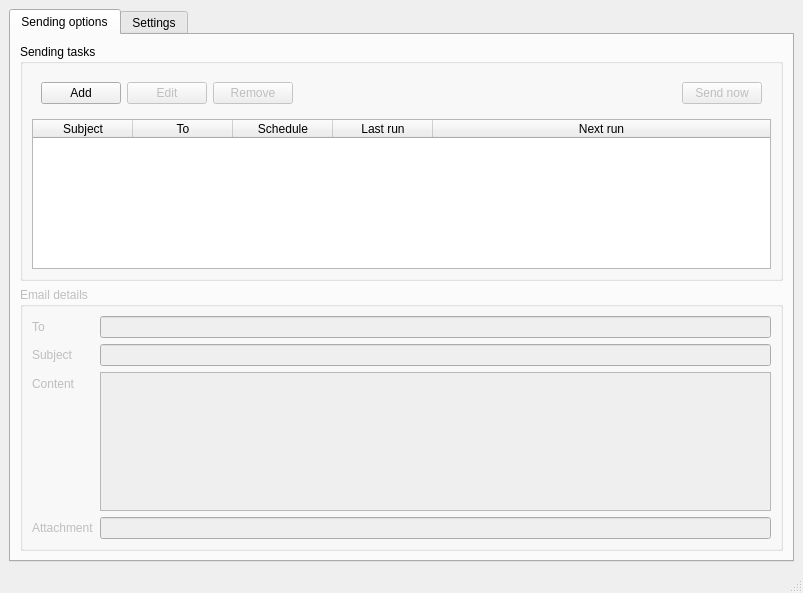
<?xml version="1.0" encoding="UTF-8"?>
<ui version="4.0">
 <class>MainWindow</class>
 <widget class="QMainWindow" name="MainWindow">
  <property name="geometry">
   <rect>
    <x>0</x>
    <y>0</y>
    <width>803</width>
    <height>593</height>
   </rect>
  </property>
  <property name="windowTitle">
   <string>Periodical Email Sender</string>
  </property>
  <widget class="QWidget" name="centralwidget">
   <layout class="QVBoxLayout" name="verticalLayout_4">
    <item>
     <widget class="QTabWidget" name="tabWidget">
      <property name="currentIndex">
       <number>0</number>
      </property>
      <widget class="QWidget" name="mainTab">
       <attribute name="title">
        <string>Sending options</string>
       </attribute>
       <layout class="QVBoxLayout" name="verticalLayout_2">
        <item>
         <widget class="QGroupBox" name="filesGroupBox">
          <property name="title">
           <string>Sending tasks</string>
          </property>
          <layout class="QVBoxLayout" name="verticalLayout">
           <item>
            <widget class="QWidget" name="buttonsWidget" native="true">
             <layout class="QHBoxLayout" name="horizontalLayout_3">
              <item>
               <widget class="QPushButton" name="addPushButton">
                <property name="text">
                 <string>Add</string>
                </property>
               </widget>
              </item>
              <item>
               <widget class="QPushButton" name="editPushButton">
                <property name="enabled">
                 <bool>false</bool>
                </property>
                <property name="text">
                 <string>Edit</string>
                </property>
               </widget>
              </item>
              <item>
               <widget class="QPushButton" name="removePushButton">
                <property name="enabled">
                 <bool>false</bool>
                </property>
                <property name="text">
                 <string>Remove</string>
                </property>
               </widget>
              </item>
              <item>
               <spacer name="horizontalSpacer">
                <property name="orientation">
                 <enum>Qt::Horizontal</enum>
                </property>
                <property name="sizeHint" stdset="0">
                 <size>
                  <width>40</width>
                  <height>20</height>
                 </size>
                </property>
               </spacer>
              </item>
              <item>
               <widget class="QPushButton" name="sendPushButton">
                <property name="enabled">
                 <bool>false</bool>
                </property>
                <property name="text">
                 <string>Send now</string>
                </property>
               </widget>
              </item>
             </layout>
            </widget>
           </item>
           <item>
            <widget class="QTableWidget" name="filesTableWidget">
             <property name="sizePolicy">
              <sizepolicy hsizetype="Expanding" vsizetype="Expanding">
               <horstretch>0</horstretch>
               <verstretch>0</verstretch>
              </sizepolicy>
             </property>
             <property name="minimumSize">
              <size>
               <width>0</width>
               <height>150</height>
              </size>
             </property>
             <property name="sizeAdjustPolicy">
              <enum>QAbstractScrollArea::AdjustToContents</enum>
             </property>
             <property name="editTriggers">
              <set>QAbstractItemView::NoEditTriggers</set>
             </property>
             <property name="showDropIndicator" stdset="0">
              <bool>false</bool>
             </property>
             <property name="dragDropOverwriteMode">
              <bool>false</bool>
             </property>
             <property name="selectionBehavior">
              <enum>QAbstractItemView::SelectRows</enum>
             </property>
             <attribute name="horizontalHeaderVisible">
              <bool>true</bool>
             </attribute>
             <attribute name="horizontalHeaderStretchLastSection">
              <bool>true</bool>
             </attribute>
             <column>
              <property name="text">
               <string>Subject</string>
              </property>
             </column>
             <column>
              <property name="text">
               <string>To</string>
              </property>
             </column>
             <column>
              <property name="text">
               <string>Schedule</string>
              </property>
             </column>
             <column>
              <property name="text">
               <string>Last run</string>
              </property>
             </column>
             <column>
              <property name="text">
               <string>Next run</string>
              </property>
             </column>
            </widget>
           </item>
          </layout>
         </widget>
        </item>
        <item>
         <widget class="QGroupBox" name="emailGroupBox">
          <property name="enabled">
           <bool>false</bool>
          </property>
          <property name="title">
           <string>Email details</string>
          </property>
          <layout class="QFormLayout" name="formLayout">
           <item row="0" column="0">
            <widget class="QLabel" name="toLabel">
             <property name="text">
              <string>To</string>
             </property>
             <property name="buddy">
              <cstring>toLineEdit</cstring>
             </property>
            </widget>
           </item>
           <item row="0" column="1">
            <widget class="QLineEdit" name="toLineEdit">
             <property name="readOnly">
              <bool>true</bool>
             </property>
            </widget>
           </item>
           <item row="1" column="0">
            <widget class="QLabel" name="subjectLabel">
             <property name="text">
              <string>Subject</string>
             </property>
             <property name="buddy">
              <cstring>subjectLineEdit</cstring>
             </property>
            </widget>
           </item>
           <item row="1" column="1">
            <widget class="QLineEdit" name="subjectLineEdit">
             <property name="readOnly">
              <bool>true</bool>
             </property>
            </widget>
           </item>
           <item row="2" column="0">
            <widget class="QLabel" name="bodyLabel">
             <property name="text">
              <string>Content</string>
             </property>
             <property name="buddy">
              <cstring>bodyPlainTextEdit</cstring>
             </property>
            </widget>
           </item>
           <item row="2" column="1">
            <widget class="QPlainTextEdit" name="bodyPlainTextEdit">
             <property name="readOnly">
              <bool>true</bool>
             </property>
            </widget>
           </item>
           <item row="3" column="0">
            <widget class="QLabel" name="attachmentLabel">
             <property name="text">
              <string>Attachment</string>
             </property>
             <property name="buddy">
              <cstring>attachmentLineEdit</cstring>
             </property>
            </widget>
           </item>
           <item row="3" column="1">
            <widget class="QLineEdit" name="attachmentLineEdit">
             <property name="font">
              <font>
               <weight>75</weight>
               <bold>true</bold>
              </font>
             </property>
             <property name="readOnly">
              <bool>true</bool>
             </property>
            </widget>
           </item>
          </layout>
         </widget>
        </item>
       </layout>
      </widget>
      <widget class="QWidget" name="settingsTab">
       <attribute name="title">
        <string>Settings</string>
       </attribute>
       <layout class="QVBoxLayout" name="verticalLayout_3">
        <item>
         <widget class="QGroupBox" name="serverGroupBox">
          <property name="title">
           <string>Mail server settings</string>
          </property>
          <layout class="QHBoxLayout" name="horizontalLayout">
           <item>
            <widget class="QLabel" name="serverAddressLabel">
             <property name="text">
              <string>SMTP Server</string>
             </property>
             <property name="buddy">
              <cstring>serverAddressLineEdit</cstring>
             </property>
            </widget>
           </item>
           <item>
            <widget class="QLineEdit" name="serverAddressLineEdit">
             <property name="text">
              <string>smtp.gmail.com</string>
             </property>
            </widget>
           </item>
           <item>
            <widget class="QLabel" name="serverPortLabe">
             <property name="text">
              <string>Port</string>
             </property>
             <property name="buddy">
              <cstring>serverPortSpinBox</cstring>
             </property>
            </widget>
           </item>
           <item>
            <widget class="QSpinBox" name="serverPortSpinBox">
             <property name="minimum">
              <number>1</number>
             </property>
             <property name="maximum">
              <number>65535</number>
             </property>
             <property name="value">
              <number>465</number>
             </property>
            </widget>
           </item>
           <item>
            <widget class="QCheckBox" name="tlsCheckBox">
             <property name="text">
              <string>SSL/TLS</string>
             </property>
             <property name="checked">
              <bool>true</bool>
             </property>
            </widget>
           </item>
          </layout>
         </widget>
        </item>
        <item>
         <widget class="QGroupBox" name="loginGroupBox">
          <property name="title">
           <string>Login</string>
          </property>
          <layout class="QHBoxLayout" name="horizontalLayout_2">
           <item>
            <widget class="QLabel" name="usernameLabel">
             <property name="text">
              <string>Username</string>
             </property>
             <property name="buddy">
              <cstring>usernameLineEdit</cstring>
             </property>
            </widget>
           </item>
           <item>
            <widget class="QLineEdit" name="usernameLineEdit">
             <property name="placeholderText">
              <string>of your account</string>
             </property>
            </widget>
           </item>
           <item>
            <widget class="QLabel" name="passwordLabel">
             <property name="text">
              <string>Password</string>
             </property>
             <property name="buddy">
              <cstring>passwordLineEdit</cstring>
             </property>
            </widget>
           </item>
           <item>
            <widget class="QLineEdit" name="passwordLineEdit">
             <property name="echoMode">
              <enum>QLineEdit::Password</enum>
             </property>
             <property name="placeholderText">
              <string>of your account</string>
             </property>
            </widget>
           </item>
           <item>
            <widget class="QCheckBox" name="showPasswordCheckBox">
             <property name="text">
              <string>Show</string>
             </property>
             <property name="checked">
              <bool>false</bool>
             </property>
            </widget>
           </item>
          </layout>
         </widget>
        </item>
        <item>
         <widget class="QGroupBox" name="senderGroupBox">
          <property name="title">
           <string>Sender information</string>
          </property>
          <layout class="QHBoxLayout" name="horizontalLayout_4">
           <item>
            <widget class="QLabel" name="senderNameLabel">
             <property name="text">
              <string>Name</string>
             </property>
             <property name="buddy">
              <cstring>senderNameLineEdit</cstring>
             </property>
            </widget>
           </item>
           <item>
            <widget class="QLineEdit" name="senderNameLineEdit">
             <property name="placeholderText">
              <string>shown on the message</string>
             </property>
            </widget>
           </item>
           <item>
            <widget class="QLabel" name="senderEmailLabel">
             <property name="text">
              <string>Email</string>
             </property>
             <property name="buddy">
              <cstring>senderEmailLineEdit</cstring>
             </property>
            </widget>
           </item>
           <item>
            <widget class="QLineEdit" name="senderEmailLineEdit">
             <property name="placeholderText">
              <string>shown on the message</string>
             </property>
            </widget>
           </item>
          </layout>
         </widget>
        </item>
        <item>
         <widget class="QGroupBox" name="tasksFileGroupBox">
          <property name="title">
           <string>Tasks file</string>
          </property>
          <layout class="QHBoxLayout" name="horizontalLayout_5">
           <item>
            <widget class="QLabel" name="tasksFileLabel">
             <property name="text">
              <string>Save to/load from</string>
             </property>
             <property name="buddy">
              <cstring>tasksFileLineEdit</cstring>
             </property>
            </widget>
           </item>
           <item>
            <widget class="QLineEdit" name="tasksFileLineEdit">
             <property name="placeholderText">
              <string>File path</string>
             </property>
            </widget>
           </item>
           <item>
            <widget class="QPushButton" name="tasksFilePushButton">
             <property name="text">
              <string>Browse</string>
             </property>
            </widget>
           </item>
          </layout>
         </widget>
        </item>
        <item>
         <widget class="QWidget" name="widget" native="true">
          <layout class="QHBoxLayout" name="horizontalLayout_6">
           <item>
            <spacer name="horizontalSpacer_2">
             <property name="orientation">
              <enum>Qt::Horizontal</enum>
             </property>
             <property name="sizeHint" stdset="0">
              <size>
               <width>528</width>
               <height>20</height>
              </size>
             </property>
            </spacer>
           </item>
           <item>
            <widget class="QDialogButtonBox" name="settingsButtonBox">
             <property name="sizePolicy">
              <sizepolicy hsizetype="Maximum" vsizetype="Fixed">
               <horstretch>0</horstretch>
               <verstretch>0</verstretch>
              </sizepolicy>
             </property>
             <property name="standardButtons">
              <set>QDialogButtonBox::Reset|QDialogButtonBox::Save</set>
             </property>
            </widget>
           </item>
          </layout>
         </widget>
        </item>
       </layout>
      </widget>
     </widget>
    </item>
   </layout>
  </widget>
  <widget class="QMenuBar" name="menubar">
   <property name="geometry">
    <rect>
     <x>0</x>
     <y>0</y>
     <width>803</width>
     <height>26</height>
    </rect>
   </property>
  </widget>
  <widget class="QStatusBar" name="statusbar"/>
 </widget>
 <tabstops>
  <tabstop>tabWidget</tabstop>
  <tabstop>addPushButton</tabstop>
  <tabstop>editPushButton</tabstop>
  <tabstop>removePushButton</tabstop>
  <tabstop>sendPushButton</tabstop>
  <tabstop>filesTableWidget</tabstop>
  <tabstop>toLineEdit</tabstop>
  <tabstop>subjectLineEdit</tabstop>
  <tabstop>bodyPlainTextEdit</tabstop>
  <tabstop>attachmentLineEdit</tabstop>
  <tabstop>serverAddressLineEdit</tabstop>
  <tabstop>serverPortSpinBox</tabstop>
  <tabstop>tlsCheckBox</tabstop>
  <tabstop>usernameLineEdit</tabstop>
  <tabstop>passwordLineEdit</tabstop>
  <tabstop>showPasswordCheckBox</tabstop>
  <tabstop>senderNameLineEdit</tabstop>
  <tabstop>senderEmailLineEdit</tabstop>
  <tabstop>tasksFileLineEdit</tabstop>
  <tabstop>tasksFilePushButton</tabstop>
 </tabstops>
 <resources/>
 <connections/>
</ui>
